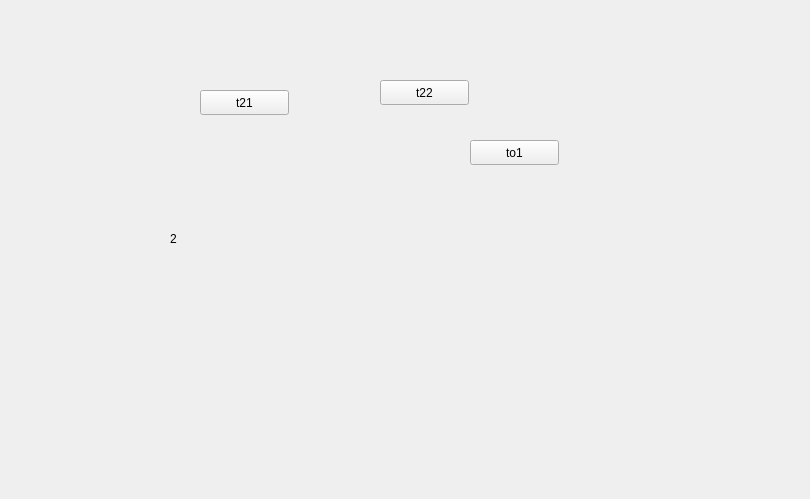
<?xml version="1.0" encoding="UTF-8"?>
<ui version="4.0">
 <class>teststacked</class>
 <widget class="QWidget" name="teststacked">
  <property name="geometry">
   <rect>
    <x>0</x>
    <y>0</y>
    <width>810</width>
    <height>499</height>
   </rect>
  </property>
  <property name="windowTitle">
   <string>Form</string>
  </property>
  <widget class="QStackedWidget" name="stackedWidget">
   <property name="geometry">
    <rect>
     <x>70</x>
     <y>60</y>
     <width>601</width>
     <height>381</height>
    </rect>
   </property>
   <property name="currentIndex">
    <number>1</number>
   </property>
   <widget class="QWidget" name="page">
    <widget class="QLabel" name="label">
     <property name="geometry">
      <rect>
       <x>140</x>
       <y>110</y>
       <width>67</width>
       <height>17</height>
      </rect>
     </property>
     <property name="text">
      <string>1</string>
     </property>
    </widget>
    <widget class="QPushButton" name="pushButton">
     <property name="geometry">
      <rect>
       <x>330</x>
       <y>20</y>
       <width>89</width>
       <height>25</height>
      </rect>
     </property>
     <property name="text">
      <string>to2</string>
     </property>
    </widget>
   </widget>
   <widget class="QWidget" name="page_2">
    <widget class="QStackedWidget" name="stackedWidget_2">
     <property name="geometry">
      <rect>
       <x>30</x>
       <y>60</y>
       <width>561</width>
       <height>281</height>
      </rect>
     </property>
     <property name="currentIndex">
      <number>0</number>
     </property>
     <widget class="QWidget" name="page_3">
      <widget class="QPushButton" name="pushButton_2">
       <property name="geometry">
        <rect>
         <x>370</x>
         <y>20</y>
         <width>89</width>
         <height>25</height>
        </rect>
       </property>
       <property name="text">
        <string>to1</string>
       </property>
      </widget>
      <widget class="QLabel" name="label_2">
       <property name="geometry">
        <rect>
         <x>70</x>
         <y>110</y>
         <width>67</width>
         <height>17</height>
        </rect>
       </property>
       <property name="text">
        <string>2</string>
       </property>
      </widget>
     </widget>
     <widget class="QWidget" name="page_4">
      <widget class="QLabel" name="label_3">
       <property name="geometry">
        <rect>
         <x>200</x>
         <y>100</y>
         <width>67</width>
         <height>17</height>
        </rect>
       </property>
       <property name="text">
        <string>22</string>
       </property>
      </widget>
     </widget>
    </widget>
    <widget class="QPushButton" name="pushButton_3">
     <property name="geometry">
      <rect>
       <x>310</x>
       <y>20</y>
       <width>89</width>
       <height>25</height>
      </rect>
     </property>
     <property name="text">
      <string>t22</string>
     </property>
    </widget>
    <widget class="QPushButton" name="pushButton_4">
     <property name="geometry">
      <rect>
       <x>130</x>
       <y>30</y>
       <width>89</width>
       <height>25</height>
      </rect>
     </property>
     <property name="text">
      <string>t21</string>
     </property>
    </widget>
   </widget>
  </widget>
 </widget>
 <resources/>
 <connections/>
</ui>
